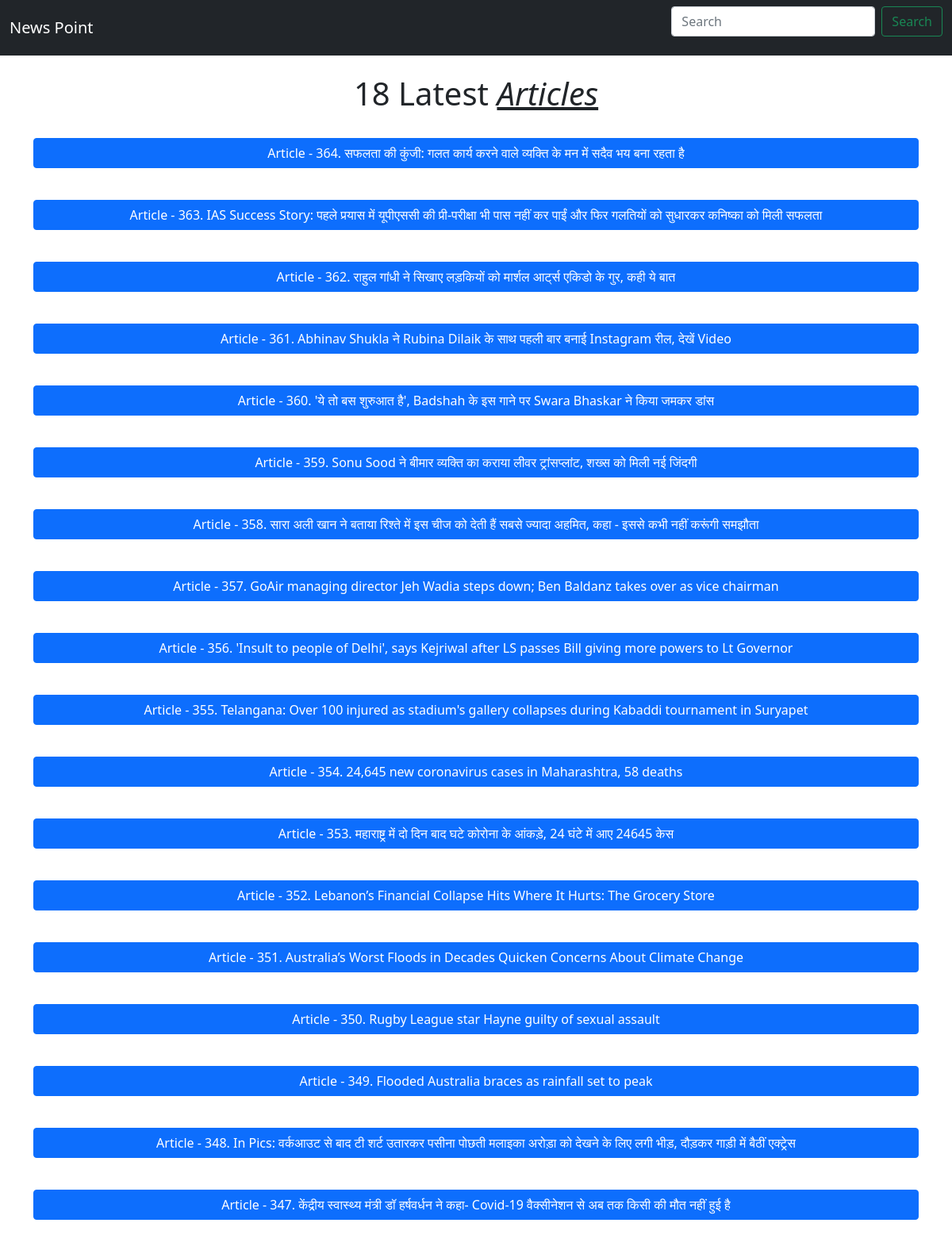
The page / on the database its author committed.
### main.py (models this page shows, shortened)
class Article(db.Model):
    id = db.Column(db.Integer, primary_key=True)
    headline = db.Column(db.String(200), nullable=False)
    image_url = db.Column(db.String(1000), nullable=False)
    content = db.Column(db.String(400), nullable=False)
    redirect_url = db.Column(db.String(400), nullable=False)
    data_from = db.Column(db.String(200), nullable=False)

### main.py (the view)
@app.route('/')
def index():
    content = Article.query.order_by(Article.id.desc()).limit(18).all()
    return render_template('index.html', content=content)

### templates/Index.html (shortened to what this page needs)
<html>
    <head>
        <link href="https://cdn.jsdelivr.net/npm/bootstrap@5.0.0-beta2/dist/css/bootstrap.min.css" rel="stylesheet">
    </head>
    <body>
        <nav class="navbar navbar-expand-lg navbar-dark bg-dark">
            <div class="container-fluid">
              <a class="navbar-brand" href="/">News Point</a>
              <form class="d-flex" method="get" action="/search">
                <input class="form-control me-2" type="search" placeholder="Search" aria-label="Search" name="search" id="search">
                <button class="btn btn-outline-success" type="submit">Search</button>
              </form>
              </div>
          </nav>
          <br/>
          <div class="container">
              <div class="row">
			<div class="col-md-12">
			<h1 style="text-align:center;">18 Latest <u><i>Articles</i></u></h1>
			<br/>
            </div>
            {% if content is not none %}
            {% for i in content %}
            <div class="col-md-12">
                <p>
                    <button class="btn btn-primary" type="button" data-bs-toggle="collapse" data-bs-target="#collapseExample{{i.id}}" aria-expanded="false" aria-controls="collapseExample{{i.id}}" style="width:100%;">
                      Article - {{i.id}}. {{i.headline}}
                    </button>
                  </p>
                  <br/>
              </div>
            {% endfor %}
            {% else %}
            <div class="col" style="text-align: center;"><h1>No Articles Found</h1><a href="/" class="btn btn-link">Go to home</a></div>
            {% endif %}
        </div>
    </div>
    </body>
</html>

### rows shown on the page
Article: id "364", headline "सफलता की कुंजी: गलत कार्य करने वाले व्यक्ति के मन में सदैव भय बना रहता है"
Article: id "363", headline "IAS Success Story: पहले प्रयास में यूपीएससी की प्री-परीक्षा भी पास नहीं कर पाईं और फिर गलतियों को सुधारकर कनिष्का को मिली सफलता"
Article: id "362", headline "राहुल गांधी ने सिखाए लड़कियों को मार्शल आर्ट्स एकिडो के गुर, कही ये बात"
Article: id "361", headline "Abhinav Shukla ने Rubina Dilaik के साथ पहली बार बनाई Instagram रील, देखें Video"
Article: id "360", headline "'ये तो बस शुरुआत है', Badshah के इस गाने पर Swara Bhaskar ने किया जमकर डांस"
Article: id "359", headline "Sonu Sood ने बीमार व्यक्ति का कराया लीवर ट्रांसप्लांट, शख्स को मिली नई जिंदगी"
Article: id "358", headline "सारा अली खान ने बताया रिश्ते में इस चीज को देती हैं सबसे ज्यादा अहमित, कहा - इससे कभी नहीं करूंगी समझौता"
Article: id "357", headline "GoAir managing director Jeh Wadia steps down; Ben Baldanz takes over as vice chairman"
Article: id "356", headline "'Insult to people of Delhi', says Kejriwal after LS passes Bill giving more powers to Lt Governor"
Article: id "355", headline "Telangana: Over 100 injured as stadium's gallery collapses during Kabaddi tournament in Suryapet"
Article: id "354", headline "24,645 new coronavirus cases in Maharashtra, 58 deaths"
Article: id "353", headline "महाराष्ट्र में दो दिन बाद घटे कोरोना के आंकड़े, 24 घंटे में आए 24645 केस"
Article: id "352", headline "Lebanon’s Financial Collapse Hits Where It Hurts: The Grocery Store"
Article: id "351", headline "Australia’s Worst Floods in Decades Quicken Concerns About Climate Change"
Article: id "350", headline "Rugby League star Hayne guilty of sexual assault"
Article: id "349", headline "Flooded Australia braces as rainfall set to peak"
Article: id "348", headline "In Pics: वर्कआउट से बाद टी शर्ट उतारकर पसीना पोछती मलाइका अरोड़ा को देखने के लिए लगी भीड़, दौड़कर गाड़ी में बैठीं एक्ट्रेस"
Article: id "347", headline "केंद्रीय स्वास्थ्य मंत्री डॉ हर्षवर्धन ने कहा- Covid-19 वैक्सीनेशन से अब तक किसी की मौत नहीं हुई है"
